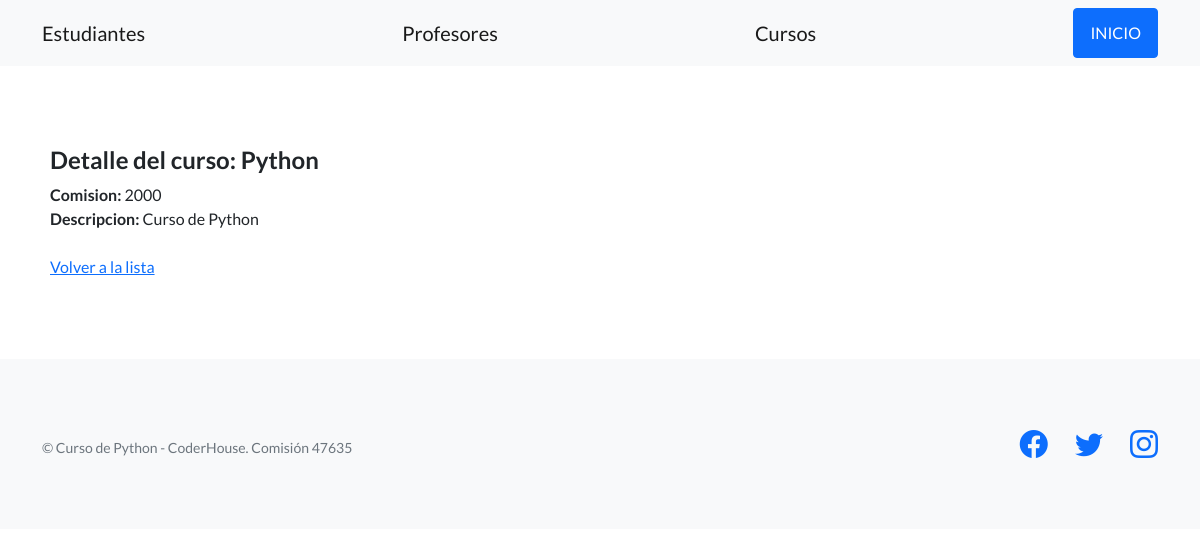
Page /plataforma/cursos/18/ on the committed database.
### estudiantes/models.py (models this page shows, shortened)
class Curso(models.Model):
    nombre = models.CharField(max_length=64)
    comision = models.IntegerField()
    fecha_inicio = models.DateField(null=True)
    descripcion = models.TextField(null=True)

### estudiantes/views.py (the view)
# urls.py: path('cursos/<int:id>/', ver_curso, name="ver_curso"),
def ver_curso(request, id):
    curso = Curso.objects.get(id=id)
    contexto = {
        'curso': curso
    }
    return render(
        request=request,
        template_name='estudiantes/detalle_curso.html',
        context=contexto,
    )

### estudiantes/templates/estudiantes/detalle_curso.html (shortened to what this page needs)
{% extends "estudiantes/base.html" %}
{% block contenido %}
<h4>Detalle del curso: {{curso.nombre}}</h4>
<span>
  <b>Comision:</b> {{curso.comision}}
</span>
<br>
{% if curso.descripcion %}
<span>
  <b>Descripcion:</b> {{curso.descripcion}}
</span>
{% endif %}
<br><br>
<a href="{% url 'listar_cursos' %}">Volver a la lista</a>
{% endblock contenido %}

### rows in the picture
Curso: nombre "Python", comision "2000", descripcion "Curso de Python"
